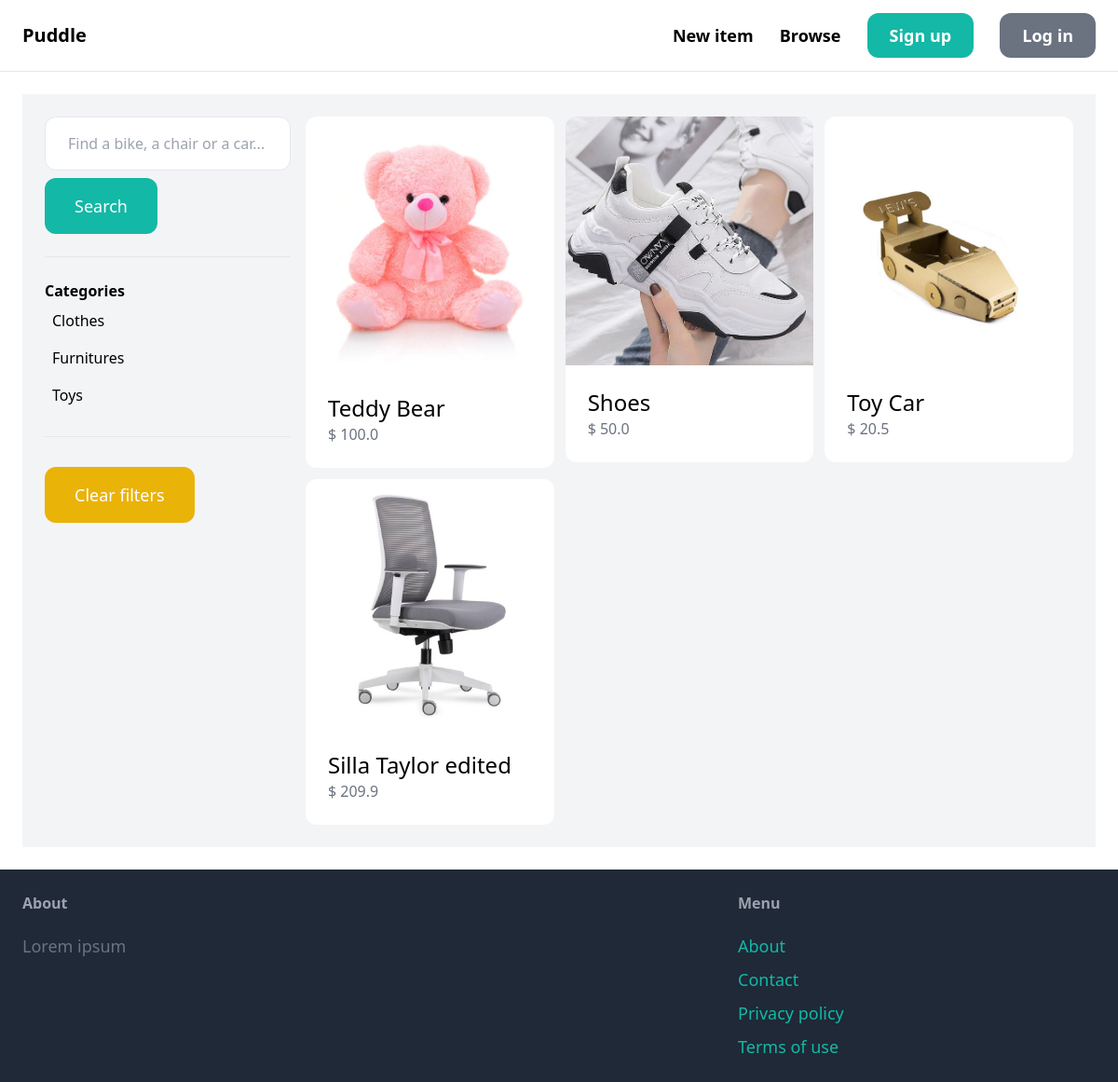
The app's page /items/ with its own data.
### item/models.py (models this page shows, shortened)
class Category(models.Model):
    name = models.CharField(max_length=255)
    class Meta:
        verbose_name_plural = 'Categories'
        ordering = ('name',)

class Item(models.Model):
    category = models.ForeignKey(Category, related_name='items', on_delete=models.CASCADE)
    name = models.CharField(max_length=255)
    description = models.TextField(blank=True, null=True)
    price = models.FloatField()
    image = models.ImageField(upload_to='item_images', blank=True, null=True)
    is_sold = models.BooleanField(default=False)
    created_by = models.ForeignKey(User, related_name='items', on_delete=models.CASCADE)
    created_at = models.DateTimeField(auto_now_add=True)

### item/views.py (the view)
# urls.py: path('', views.items, name='items'),
def items(request):
    query = request.GET.get('query', '')
    category_id = int(request.GET.get('category', 0))
    categories = Category.objects.all()
    items = Item.objects.filter(is_sold=False)
    if category_id:
        items = items.filter(category_id=category_id)
    if query:
        items = items.filter(Q(name__icontains=query) | Q(description__icontains=query))
    return render(request, 'item/items.html',
                  {'items': items, 'query': query, 'categories': categories, 'category_id': category_id})

### item/templates/item/items.html (shortened to what this page needs)
{% extends 'core/base.html' %}
{% block content %}
    <div class="p-6 grid grid-cols-4 gap-4 bg-gray-100">
        <div class="col-span-1">
            <form method="get" action="{% url 'item:items' %}">
                <input name="query" class="w-full px-6 py-4 border rounded-xl" type="text" value="{{ query }}" placeholder="Find a bike, a chair or a car...">
                <button class="mt-2 px-8 py-4 text-lg bg-teal-500 text-white rounded-xl">Search</button>
            </form>
            <hr class="my-6 ">
            <p class="font-semibold">Categories</p>
            <ul>
                {% for category in categories %}
                    <li class="px-2 py-2 rounded-xl {% if category.id == category_id %} bg-gray-200{% endif %}">
                        <a href="{% url 'item:items' %}?query={{ query }}&category={{ category.id }}">{{ category.name }}</a>
                    </li>
                {% endfor %}
            </ul>
            <hr class="my-6">
            <a href="{% url 'item:items' %}" class="mt-2 px-8 py-4 inline-block bg-yellow-500 text-lg rounded-xl text-white">Clear filters</a>
        </div>
        <div class="col-span-3">
            <div class="grid grid-cols-3 gap-3">
                {% for item in items %}
                    <div>
                        <a href="{% url 'item:detail' item.id %}">
                            <div>
                                <img src="{{ item.image.url }}" class="rounded-t-xl">
                            </div>
                            <div class="p-6 bg-white rounded-b-xl">
                                <h2 class="text-2xl">{{ item.name }}</h2>
                                <p class="text-gray-500">$ {{ item.price }}</p>
                            </div>
                        </a>
                    </div>
                {% endfor %}
            </div>
        </div>
    </div>
{% endblock %}

### records on screen
Category: name "Clothes"
Category: name "Furnitures"
Category: name "Toys"
Item: image (picture), name "Teddy Bear", price "100.0"
Item: image (picture), name "Shoes", price "50.0"
Item: image (picture), name "Toy Car", price "20.5"
Item: image (picture), name "Silla Taylor edited", price "209.9"
